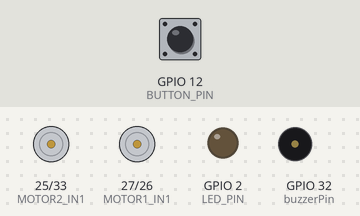
Simulated run of this sketch. Board: ESP32. Shown: motor-driver pin pairs drawn as motors (green arrow = first pin HIGH = forward, orange = second pin HIGH = backward, longer = more drive), output pins drawn as LEDs (lit = HIGH), buzzer (waves = sounding, pin HIGH). The test bench sets the inputs (shaded band); at power-on: GPIO 12 (BUTTON_PIN) HIGH. WiFi joins after 1.5 s; servers stay silent unless stated; what the sketch prints to the serial monitor is not drawn.

Above: at 3.0 s.
3.1 s: GPIO 12 (BUTTON_PIN) pulled LOW for 0.15 s
At 11.6 s:
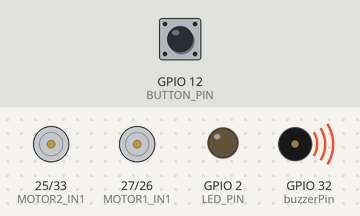
At 14.6 s:
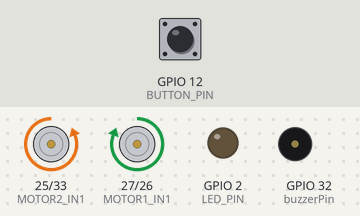
Timing chart, 0 to 18.2 s (numbered marks = the images above; inputs shaded):
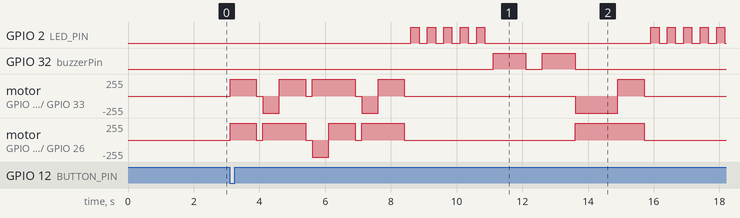

The sketch:

minicode.ino
```cpp
#define BLYNK_TEMPLATE_ID "TMPL36pjgWG6R"
#define BLYNK_TEMPLATE_NAME "Nurseasst"
#define BLYNK_AUTH_TOKEN "2uR_rp-GbiW4DAA4jdnS8fIzq-_onyVD"

#include <Arduino.h>
#include <vector>
#include <queue>
#include <map>
#include <ESP32Servo.h>
#include <WiFi.h>
#include <BlynkSimpleEsp32.h>

char auth[] = BLYNK_AUTH_TOKEN;
char ssid[] = "Galaxy";
char pass[] = "Rocky1374";

#define MOTOR1_IN1  27
#define MOTOR1_IN2  26
#define MOTOR2_IN1  25
#define MOTOR2_IN2  33
#define LED_PIN     2 // You can change this if needed
#define BUTTON_PIN 12
#define buzzerPin  32
bool buttonTriggered = false;


struct Waypoint {
    int x, y;
    bool operator==(const Waypoint& other) const {
        return x == other.x && y == other.y;
    }
    bool operator<(const Waypoint& other) const {
        return std::tie(x, y) < std::tie(other.x, other.y);
    }
};

struct RoomRequest {
    int room_no;
    int priority;
};

// Waypoints

std::vector<Waypoint> waypoints = {
    {0, 0}, {2, 0}, {4, 0}, // Path along X-axis
    {2, 2}, {4, 2},         // Middle waypoints
    {4, 4}                  // Final destination
};


std::map<int, Waypoint> room_map = {
    {101, {4, 4}},
    {102, {4, 2}},
    {103, {2, 2}},
    {0, {0, 0}} // start
};

std::vector<RoomRequest> room_queue;
bool collectingRequests = true;
unsigned long requestStartTime = 0;
const unsigned long requestDuration = 10000;

// Motor control
void moveForward() {
    digitalWrite(MOTOR1_IN1, HIGH);
    digitalWrite(MOTOR1_IN2, LOW);
    digitalWrite(MOTOR2_IN1, HIGH);
    digitalWrite(MOTOR2_IN2, LOW);
}
void turnLeft() {
    digitalWrite(MOTOR1_IN1, LOW);
    digitalWrite(MOTOR1_IN2, HIGH);
    digitalWrite(MOTOR2_IN1, HIGH);
    digitalWrite(MOTOR2_IN2, LOW);
}
void turnRight() {
    digitalWrite(MOTOR1_IN1, HIGH);
    digitalWrite(MOTOR1_IN2, LOW);
    digitalWrite(MOTOR2_IN1, LOW);
    digitalWrite(MOTOR2_IN2, HIGH);
}
void stopRobot() {
    digitalWrite(MOTOR1_IN1, LOW);
    digitalWrite(MOTOR1_IN2, LOW);
    digitalWrite(MOTOR2_IN1, LOW);
    digitalWrite(MOTOR2_IN2, LOW);
}

// ➕ LED Blink Function
void blinkLED() {
    for (int i = 0; i < 5; i++) {
        digitalWrite(LED_PIN, HIGH);
        delay(250);
        digitalWrite(LED_PIN, LOW);
        delay(250);
    }
}
void beepBeep() {
  // First beep
  digitalWrite(buzzerPin, HIGH);
  delay(1000); // 2 seconds
  digitalWrite(buzzerPin, LOW);
  delay(500);  // Short gap between beeps

  // Second beep
  digitalWrite(buzzerPin, HIGH);
  delay(1000); // 2 seconds
  digitalWrite(buzzerPin, LOW);
}

// A* Heuristic
int heuristic(Waypoint a, Waypoint b) {
    return abs(a.x - b.x) + abs(a.y - b.y);
}

std::vector<Waypoint> getNeighbors(Waypoint current) {
    std::vector<Waypoint> neighbors;
    for (Waypoint& wp : waypoints) {
        if ((abs(wp.x - current.x) == 2 && wp.y == current.y) ||
            (abs(wp.y - current.y) == 2 && wp.x == current.x)) {
            neighbors.push_back(wp);
        }
    }
    return neighbors;
}

std::vector<Waypoint> aStar(Waypoint start, Waypoint goal) {
    std::priority_queue<std::pair<int, Waypoint>, std::vector<std::pair<int, Waypoint>>, std::greater<>> openSet;
    std::map<Waypoint, Waypoint> cameFrom;
    std::map<Waypoint, int> gScore;

    for (auto& wp : waypoints) gScore[wp] = INT_MAX;
    gScore[start] = 0;

    openSet.emplace(heuristic(start, goal), start);

    while (!openSet.empty()) {
        Waypoint current = openSet.top().second;
        openSet.pop();

        if (current == goal) {
            std::vector<Waypoint> path;
            while (!(current == start)) {
                path.push_back(current);
                current = cameFrom[current];
            }
            path.push_back(start);
            std::reverse(path.begin(), path.end());
            return path;
        }

        for (Waypoint neighbor : getNeighbors(current)) {
            int tentativeGScore = gScore[current] + 1;
            if (tentativeGScore < gScore[neighbor]) {
                cameFrom[neighbor] = current;
                gScore[neighbor] = tentativeGScore;
                int fScore = tentativeGScore + heuristic(neighbor, goal);
                openSet.emplace(fScore, neighbor);
            }
        }
    }
    return {};
}

void moveThroughWaypoints(std::vector<Waypoint> path) {
    int currentDirection = 0; // 0: right, 1: down, 2: left, 3: up

    for (size_t i = 1; i < path.size(); i++) {
        Waypoint prev = path[i - 1];
        Waypoint curr = path[i];

        int dx = curr.x - prev.x;
        int dy = curr.y - prev.y;

        int newDirection;
        if (dx == 2) newDirection = 0;       // Right
        else if (dx ==-2) newDirection = 2; // Left
        else if (dy == 2) newDirection = 1;  // Down
        else if (dy == -2) newDirection = 3; // Up
        else continue;

        int turn = (newDirection - currentDirection + 4) % 4;

            if (prev.x == 4 && prev.y == 4 && curr.x == 4 && curr.y == 2) {
            Serial.println("🔄 Turning 180° from (4,4) to (4,2)");
            turn = 2;
        }

        // 🔹 Ensure left turn at (4,2) → (2,2)
        if (prev.x == 4 && prev.y == 2 && curr.x == 2 && curr.y == 2) {
            Serial.println("🔄 Turning LEFT at (4,2) to (2,2)");
            turn = 3;
        }

        // 🔹 Ensure right turn at (2,2) → (2,0)
        if (prev.x == 2 && prev.y == 2 && curr.x == 2 && curr.y == 0) {
            Serial.println("🔄 Turning RIGHT at (2,2) to (2,0)");
            turn = 1;
        }

        // 🔹 Ensure left turn at (2,0) → (0,0)
        if (prev.x == 2 && prev.y == 0 && curr.x == 0 && curr.y == 0) {
            Serial.println("🔄 Turning LEFT at (2,0) to (0,0)");
            turn = 3;
        }


        if (turn == 1) {
            Serial.println("Turning right");
            turnRight();
            delay(500); // Adjust based on your robot’s turn time
        } else if (turn == 3) {
            Serial.println("Turning left");
            turnLeft();
            delay(500);
        } else if (turn == 2) {
            Serial.println("Turning 180");
            turnRight(); delay(800);
            turnRight(); delay(500);
        }
        Serial.printf("Turn: %d (New Direction: %d, Current Direction: %d)\n", turn, newDirection, currentDirection);

        currentDirection = newDirection;

        Serial.printf("Moving to: (%d, %d)\n", curr.x, curr.y);
        moveForward();
        delay(800);  // Adjust based on your robot’s step distance
        stopRobot();
        delay(200);
    }
}


// Blynk priorities
BLYNK_WRITE(V3) { room_queue.push_back({101, param.asInt()}); }
BLYNK_WRITE(V0) { room_queue.push_back({102, param.asInt()}); }
BLYNK_WRITE(V1) { room_queue.push_back({103, param.asInt()}); }

void setup() {
    Serial.begin(115200);
    Blynk.begin(auth, ssid, pass);
    pinMode(MOTOR1_IN1, OUTPUT);
    pinMode(MOTOR1_IN2, OUTPUT);
    pinMode(MOTOR2_IN1, OUTPUT);
    pinMode(MOTOR2_IN2, OUTPUT);
    pinMode(buzzerPin, OUTPUT);
    pinMode(LED_PIN, OUTPUT); // ➕ Initialize LED pin
    pinMode(BUTTON_PIN, INPUT_PULLUP); // assuming pushbutton connects to GND when pressed

    digitalWrite(LED_PIN, LOW);

    requestStartTime = millis();
}

void loop() {
    Blynk.run();

    // Check for button press
    if (digitalRead(BUTTON_PIN) == LOW && !buttonTriggered) {
    buttonTriggered = true;
    Serial.println("Button pressed - Visiting all rooms in order...");

    Waypoint start = {0, 0};
    std::vector<int> roomOrder = {101, 102, 103};

    for (int room : roomOrder) {
        if (room_map.find(room) != room_map.end()) {
            Waypoint destination = room_map[room];
            Serial.printf("Navigating to Room %d at (%d, %d)\n", room, destination.x, destination.y);
            auto path = aStar(start, destination);
            moveThroughWaypoints(path);
            stopRobot();
            blinkLED();
            beepBeep();
            start = destination;
        }
    }

    // ➕ Return to (0, 0) after visiting all rooms
    if (!(start == Waypoint{0, 0})) {
        Serial.println("Returning to starting point (0,0)...");
        auto returnPath = aStar(start, {0, 0});
        moveThroughWaypoints(returnPath);
        stopRobot();
        blinkLED();
        beepBeep();
    }

    Serial.println("Completed room visit from button press.");
    buttonTriggered = false;
    delay(1000);  // debounce time
}


    // Handle Blynk request window
    if (millis() - requestStartTime < requestDuration) {
        collectingRequests = true;
    } else {
        collectingRequests = false;
    }

    if (!collectingRequests && !room_queue.empty()) {
        Serial.println("Processing queued requests with priority...");

        std::sort(room_queue.begin(), room_queue.end(), [](RoomRequest a, RoomRequest b) {
            return a.priority < b.priority;
        });

        Waypoint start = {0, 0};

        for (RoomRequest request : room_queue) {
            if (room_map.find(request.room_no) != room_map.end()) {
                Waypoint destination = room_map[request.room_no];
                Serial.printf("Navigating to Room %d (Priority %d) at (%d, %d)\n", request.room_no, request.priority, destination.x, destination.y);
                auto path = aStar(start, destination);
                moveThroughWaypoints(path);
                stopRobot();
                blinkLED();
                beepBeep();
                start = destination;
            }
        }
                // Return to start
        if (!(start == Waypoint{0, 0})) {
            Serial.println("Returning to starting point (0,0) after Blynk requests...");
            auto returnPath = aStar(start, {0, 0});
            moveThroughWaypoints(returnPath);
            stopRobot();
            blinkLED();
            beepBeep();
            start={0,0};//update position
        }


        room_queue.clear();
        requestStartTime = millis(); // reset
        collectingRequests = true;
    }
}
```

Measured:
- after the input at 3.1 s, GPIO 2 (LED_PIN): goes 4 × (HIGH 0.25 s, LOW 0.25 s), HIGH 0.25 s, LOW 5.1 s, 4 × (HIGH 0.25 s, LOW 0.25 s), HIGH 0.25 s, then LOW, starting after 5.5 s; GPIO 32 (buzzerPin): alternates HIGH for 1.0 s and LOW for 0.50 s, 4 changes in all, then stays LOW, starting after 8.0 s
